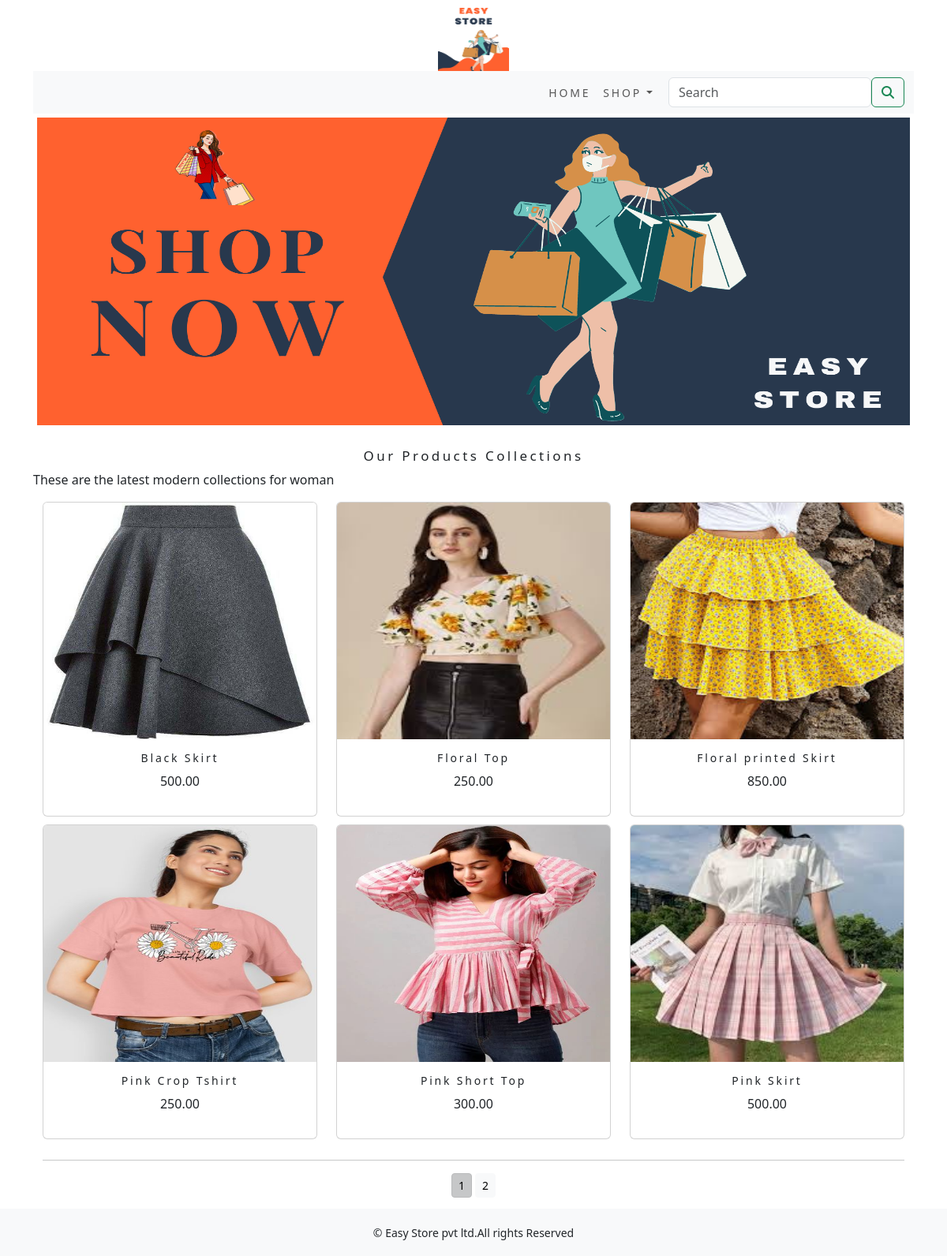
The app's page /shop/ with its own data.
### shop/models.py (models this page shows, shortened)
class Product(models.Model):
    name = models.CharField(max_length=250, unique=True)
    slug = models.SlugField(max_length=250, unique=True)
    description = models.TextField(blank=True)
    price = models.DecimalField(max_digits=10, decimal_places=2)
    category = models.ForeignKey(Category, on_delete=models.CASCADE)
    image = models.ImageField(upload_to='product', blank=True)
    stock = models.IntegerField()
    available = models.BooleanField(default=True)
    created = models.DateTimeField(auto_now_add=True)
    updated = models.DateTimeField(auto_now=True)
    def get_url(self):
        return reverse('shop:proDetail', args=[self.category.slug, self.slug])
    class Meta:
        ordering = ('name',)
        verbose_name = 'product'
        verbose_name_plural = 'products'

### shop/views.py (the view)
# urls.py: path('', views.allProdCat, name='allProdCat'),
def allProdCat(request, c_slug=None):
    c_page = None
    products_list = None
    products = None
    if c_slug is not None:
        c_page = get_object_or_404(Category, slug=c_slug)
        products_list = Product.objects.all().filter(category=c_page, available=True)
    else:
        products_list = Product.objects.all().filter(available=True)
        paginator = Paginator(products_list,6)
        try:
            page = int(request.GET.get('page', '1'))
        except:
            page = 1
        try:
            products = paginator.page(page)
        except (EmptyPage, InvalidPage):
            products = paginator.page(paginator.num_pages)
    return render(request, "category.html", {'category': c_page, 'products': products})

### cart/context_processors.py (called while the page is built)
def counter(request):
    item_count = 0
    if 'admin' in request.path:
        return {}
    else:
        try:
            cart = Cart.objects.filter(cart_id=_cart_id(request))
            cart_items = CartItem.objects.all().filter(cart=cart[:1])
            for cart_item in cart_items:
                item_count += cart_item.quantity
        except Cart.DoesNotExist:
            item_count = 0
    return dict(item_count=item_count)

### cart/views.py (called while the page is built)
def _cart_id(request):
    cart = request.session.session_key
    if not cart:
        cart = request.session.create()
    return cart

### shop/context_processors.py (called while the page is built)
def menu_links(request):
    links = Category.objects.all()
    return dict(links=links)

### shop/models.py (called while the page is built)
    def get_url(self):
        return reverse('shop:products_by_category', args=[self.slug])

### templates/category.html (shortened to what this page needs)
{% extends 'base.html' %}
{% load static %}
{% block content %}
<div class="mx_auto">
    {% if category %}
    <img class="my_image" src="{{category.image.url}}" alt="{{category.name}}">
</div>
    <br>
<div>
    <h1 class="text-center my_title">{{category.name}}</h1>
    <p class="text-justify">{{category.description}}</p>
</div>
    {% else %}
<div>
   <img class="my_image my_image_padding" src="{% static 'img/banner.png' %}" alt="our products" style="height:400px;">
</div>
<br>
<div>
    <h1 class="text-center my_title">Our Products Collections</h1>
    <p class="text-justify">These are the latest modern collections for woman</p>
</div>
    {% endif %}
<div class="container">
   <div class="row mx_auto">
       {% for product in products.object_list %}
       <div class="my_bottom_margin col-9 col-sm-12 col-md-4">
           <div class="card text-center" style="min-width:18rem;">
               <a href="{{product.get_url}}"><img class="card-img-top product_image" src="{{product.image.url}}" alt="{{product.name}}"></a>
               <div class="card-body">
                   <h4>{{product.name}}</h4>
                   <p>{{product.price}}</p>
               </div>
           </div>
       </div>
       {% endfor %}
   </div>
    <div class="mx_auto">
        {% if products.paginator.num_pages > 1 %}
        <hr>
        <div class="text-center">
            {% for pg in products.paginator.page_range %}
            <a href="?page={{pg}}" class="btn btn-light btn-sm {% if products.number == pg %} active {% endif %}">{{pg}}</a>
            {% endfor %}
        </div>
        {% endif %}
    </div>
    <br>
</div>
{% endblock %}

### templates/base.html (shortened to what this page needs)
{% load static %}
<!DOCTYPE html>
<html lang="en">
<head>
    <link rel="stylesheet" href="{% static 'css/custom.css' %}">
    <link rel="stylesheet" href="{% static 'css/bootstrap.min.css' %}">
</head>
<body>
<div class="container">
{% include 'header.html' %}
{% include 'nav.html' %}
{% block content %}
{% endblock %}
    </div>
{% include 'footer.html' %}
</body>
</html>

### templates/header.html
{% load static %}
<header>
    <center>
        <a href="{% url 'shop:allProdCat' %}"><img src="{% static 'img/logo.png' %}" alt="logimage" width="90px;" height="90px;">
    </center>
</header>

### templates/nav.html (shortened to what this page needs)
<nav class="navbar navbar-expand-lg bg-body-tertiary">
  <div class="container-fluid">
    <div class="collapse navbar-collapse" id="navbarSupportedContent">
      <ul class="navbar-nav me-auto mb-2 mb-lg-0">
        <li class="nav-item">
          <a class="nav-link" href="{% url 'shop:allProdCat' %}">Home</a>
        </li>
        <li class="nav-item dropdown {% if 'shop' in request.path %} active {% endif %}">
          <a class="nav-link dropdown-toggle" href="#" role="button" data-bs-toggle="dropdown" aria-expanded="false">
            Shop
          </a>
        </li>
      </ul>
      <form class="d-flex" action="{% url 'search_app:SearchResult' %}" method="get">
        <input class="form-control me-2" type="search" placeholder="Search" name="q" aria-label="Search">
        <button class="btn btn-outline-success" type="submit"><i class="fa-solid fa-magnifying-glass"></i></button>
      </form>
    </div>
  </div>
</nav>

### templates/footer.html
<div class="footer fixed-bottom my_footer">
    <p class="text-center">&copy; Easy Store pvt ltd.All rights Reserved</p>
</div>

### static/css/custom.css (style rules this page uses)
body { font-family: 'Roboto', sans-serif; }
.nav-item { letter-spacing : .2em; font-size : 14px; text-transform : uppercase; }
.my_footer { background-color: #f8f9fa; height:60px; }
.my_footer p { padding-top:20px; font-size:14px; }
.my_image { width:100%; height:auto; }
.my_title { font-size: 17px; text_transform: uppercase; letter-spacing: .2em; }
.my_image_padding { padding: 5px; }
.my_bottom_margin { margin-bottom: 10px; }
.card-body h4 { font-size: 14px; text_transform: uppercase; letter-spacing: .2em; }
.product_image { height:300px; width:300px; }
.container { margin-bottom: 50px; }

### records on screen
Product: image (picture), name "Black Skirt", price "500.00"
Product: image (picture), name "Floral Top", price "250.00"
Product: image (picture), name "Floral printed Skirt", price "850.00"
Product: image (picture), name "Pink Crop Tshirt", price "250.00"
Product: image (picture), name "Pink Short Top", price "300.00"
Product: image (picture), name "Pink Skirt", price "500.00"

### other values on screen
{{ pg }} "1" "2"
